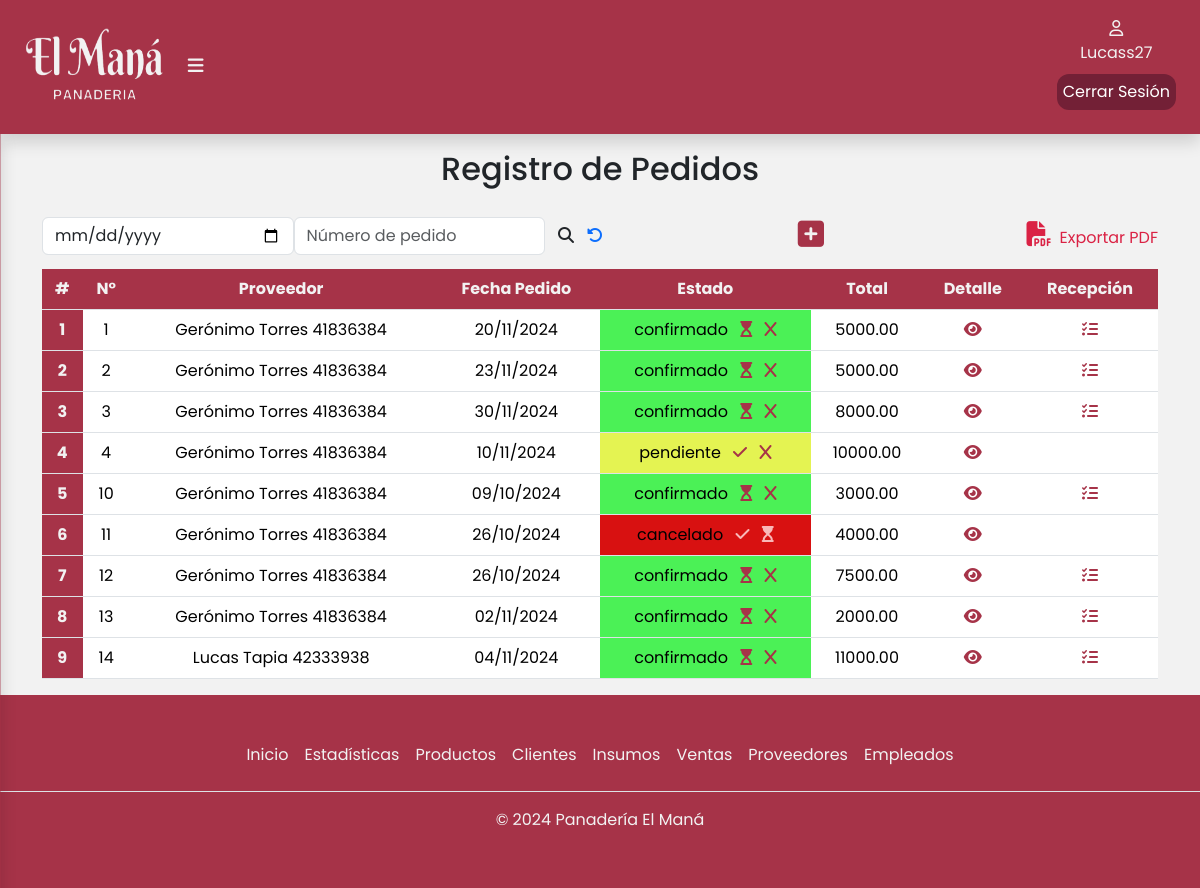
Screenshot of /pedidos/ (signed in) with the database file from the repository.
### apps/pedidos/models.py (models this page shows, shortened)
class Pedido(models.Model):
    proveedor = models.ForeignKey(Proveedor, on_delete=models.CASCADE,related_name = 'proveedor')
    ESTADO_PEDIDO = [
        ('confirmado', 'Confirmado'),
        ('pendiente', 'Pendiente'),
        ('cancelado', 'Cancelado'),
    ]
    fechaPedido = models.DateField(blank=False,null=False)
    estadoPedido = models.CharField(max_length=10,choices=ESTADO_PEDIDO,blank=False,null=False)
    precioTotalDelPedido = models.DecimalField(max_digits=10, decimal_places=2, null=True, blank=True, default=0)

class Proveedor(Persona):
    ESTADO = [
        ('activo', 'Activo'),
        ('inactivo', 'Inactivo'),
    ]
    dni  = models.CharField(max_length=8,blank=False,null=False)
    estado = models.CharField(max_length=10, choices=ESTADO,blank=False, null=False)
    empresa = models.CharField(max_length=50,blank=False,null=False)
    def __str__(self):
        return f"{self.nombre} {self.apellido} {self.dni}"

### apps/pedidos/views.py (the view)
# urls.py: path('',include('apps.pedidos.urls')),
def pedidos(request):
    pedidos = Pedido.objects.all()  # Obtener todos los pedidos
    mostrar_boton = True  # Variable para controlar la visibilidad del botón
    mostrar_botonPdf = False
    insumos_dict = {insumo.id: insumo.precioInsumo for insumo in Insumo.objects.all()}
    if request.method == 'POST':
        pedidoForm = FormularioPedido(request.POST)
        detallePedidoFormset = DetallePedidoFormSet(request.POST)
        if pedidoForm.is_valid() and detallePedidoFormset.is_valid():
            detalles_validos = False
            totalPedido = 0
            for detalle_form in detallePedidoFormset:
                if not detalle_form.cleaned_data.get('DELETE') and detalle_form.is_valid():
                    detalles_validos = True
                    break
            if detalles_validos:
                pedido = pedidoForm.save()  # Guarda el pedido y obtiene un ID
                for detalle_form in detallePedidoFormset:
                    if detalle_form.cleaned_data.get('DELETE'):
                        continue
                    if detalle_form.is_valid():
                        detalle = detalle_form.save(commit=False)  # No guarda aún
                        detalle.pedido = pedido  # Asigna el pedido a cada detalle
                        detalle.save()  # Ahora guarda el detalle
                        totalPedido += detalle.subTotal  # Suma el subtotal
                pedido.precioTotalDelPedido = totalPedido
                pedido.save()  # Guarda el pedido actualizado
                messages.success(request, f'Pedido creado correctamente. Número de pedido: {pedido.id}')
                return redirect('/pedidos')
            else:
                pedidoForm.add_error(None, "Se debe agregar al menos un detalle al pedido.")
    else:
        pedidoForm = FormularioPedido()  # Crear un nuevo formulario vacío
        detallePedidoFormset = DetallePedidoFormSet()  # Crear un nuevo formset vacío
    return render(request, 'pedido/pedidos.html', {
        'pedidoForm': pedidoForm,
        'detallePedidoFormset': detallePedidoFormset,
        'pedidos': pedidos,
        'mostrar_boton': mostrar_boton,
        'mostrar_botonPdf': mostrar_botonPdf,
        'insumos_dict': insumos_dict,  # Pasar los precios de los insumos
    })

### apps/pedidos/forms.py
class FormularioPedido(forms.ModelForm):
    class Meta:
        model = Pedido
        fields = [
            'proveedor',
            'fechaPedido',
            'estadoPedido',
        ]
        labels = {
            'proveedor': 'Proveedor',
            'fechaPedido': 'Fecha Pedido',
            'estadoPedido': 'Estado',
        }
        widgets = {
            'proveedor': forms.Select(attrs={'class': 'form-control'}),
            'fechaPedido': forms.DateInput(attrs={'type': 'date','class': 'form-control'}),
            'estadoPedido': forms.Select(attrs={'class': 'form-control'}),
        }
        error_messages = {
            'proveedor': {
                'required': 'Ingresar Proveedores.',
            },
            'fechaPedido': {
                'required': 'Ingresa fecha de pedido.',
            },
           'estadoPedido': {
                'required': 'ingresa el estado del pedido.',
            },
        }

### apps/productos/models.py (called while the page is built)
    def __str__(self):
        return self.nombre

### apps/pedidos/templates/pedido/pedidos.html (shortened to what this page needs)
{%extends 'base/base.html'%}
{% load static %}
{% block contenido %}
<div class="container" id="container-tabla">
    <div class="col-12">
        <h2 class="text-center pb-3">Registro de Pedidos</h2>
        <div class="busqueda d-flex">
            <form class="d-flex align-items-center justify-content-center" role="search" method="POST" action="{% url 'pedidos:buscarPorFecha' %}">
                <input class="form-control" type="date" id="busqueda_fecha" name="busqueda_fecha">
                <input class="form-control" type="text" id="busqueda_numero" name="busqueda_numero" placeholder="Número de pedido">
                <button class="btn" type="submit">
                    <i class="fa-solid fa-magnifying-glass" style="font-size: 16px" title="Buscar"></i>
                </button>
                <a href="/pedidos">
                    <i class="fa-solid fa-rotate-left" title="Recargar página"></i>
                </a>
            </form>
            {% if mostrar_boton %}
            <div class="btn-modal">
                <button
                    type="button"
                    class="btn"
                    data-bs-toggle="modal"
                    data-bs-target="#exampleModal"
                >
                    <i
                        class="fa-solid fa-square-plus"
                        title="Agregar Pedido"
                        style="font-size: 30px"
                    >
                    </i>
                </button>
            </div>
            <a class="expPdf" href="{% url 'pedidos:generarPDFPedConfir' %}?fecha={{ busqueda }}%}" title="Pedidos Confirmados"
            ><i class="fa-solid fa-file-pdf px-2" style="font-size: 25px"></i
            >Exportar PDF</a>
            {% endif %}
        </div>
        <div class="table-responsive">
            <table class="table">
                <thead class="bg-table">
                    <tr>
                        <th scope="col">#</th>
                        <th scope="col">N°</th>
                        <th scope="col">Proveedor</th>
                        <th scope="col">Fecha Pedido</th>
                        <th scope="col">Estado</th>
                        <th scope="col">Total</th>
                        <th scope="col">Detalle</th>
                        <th scope="col">Recepción</th>
                    </tr>
                </thead>
                <tbody>
                    {% for pedido in pedidos %}
                    <tr>
                        <th style="background-color:#a63348;" scope="row">{{ forloop.counter }}</th>
                        <td >{{ pedido.id }}</td>
                        <td>{{ pedido.proveedor }}</td>
                        <td>{{ pedido.fechaPedido|date:"d/m/Y" }}</td>
                        {% if pedido.estadoPedido == 'cancelado' %}
                        <td style="background-color: #d81111;">{{ pedido.estadoPedido }}
                            <span class=''>
                                <a href="{% url 'pedidos:actualizarPedido' pedido.id 'c'%}" style="margin-left: 8px;"><i class="fa-solid fa-check" style="color: #f9b8b8;"></i></a>
                                <a href="{% url 'pedidos:actualizarPedido' pedido.id 'p'%}" style="margin-left: 8px;"><i class="fa-solid fa-hourglass-start" style="color: #f9b8b8;"></i></a>
                            </span>
                        </td>{% endif %}
                        {% if pedido.estadoPedido == 'pendiente' %}
                        <td style="background-color: #e4f352;">{{ pedido.estadoPedido }}
                            <span class=''>
                                <a href="{% url 'pedidos:actualizarPedido' pedido.id 'c'%}" style="margin-left: 8px;"><i class="fa-solid fa-check" style="color: #a63348;"></i></a>
                                <a href="{% url 'pedidos:actualizarPedido' pedido.id 'x'%}" style="margin-left: 8px;"><i class="fa-solid fa-x" style="color: #a63348;"></i></a>
                            </span>
                        </td>{% endif %}
                        {% if pedido.estadoPedido == 'confirmado' %}
                        <td style="background-color: #4bf156;">{{ pedido.estadoPedido }}
                            <span class=''>
                                <a href="{% url 'pedidos:actualizarPedido' pedido.id 'p'%}" style="margin-left: 8px;"><i class="fa-solid fa-hourglass-start" style="color: #a63348;"></i></a>
                                <a href="{% url 'pedidos:actualizarPedido' pedido.id 'x'%}" style="margin-left: 8px;"><i class="fa-solid fa-x" style="color: #a63348;"></i></a>
                            </span>
                        </td>{% endif %}
                        <td>{{ pedido.precioTotalDelPedido }}</td>
                        <td>
                            <a href="{% url 'pedidos:verDetallePedido' pedido.id %}"><i class="fa-solid fa-eye" title="Ver detalle pedido {{pedido.id}}"></i></a>
                        </td>
                        {% if pedido.estadoPedido == 'confirmado' %}
                        <td>
                            <a href="{% url 'pedidos:recepcionDePedido' pedido.id %}"><i class="fa-solid fa-list-check" title="Agregar Recepcion"></i></a>
                        </td>
                        {% else %}
                            <td></td>
                        {% endif %}
                    </tr>
                    {% empty %}
                    <tr>
                        <td colspan="10">No hay pedidos disponibles.</td>
                    </tr>
                    {% endfor %}
                </tbody>
            </table>
        </div>
    </div>
</div>
{% endblock %}

### templates/base/base.html (shortened to what this page needs)
{% load static %}
<!DOCTYPE html>
<html lang="en">
<head>
  <link href="https://cdn.jsdelivr.net/npm/bootstrap@5.3.3/dist/css/bootstrap.min.css" rel="stylesheet"
 />
  <link rel="stylesheet" href="{% static 'css/estilos.css' %}" />
</head>
<body>
  <header>
        <div class="container-fluid shadow">
          <div class="logo">
            <a href="{% url 'inicio:index' %}">
              <img class="logopng" src="{% static 'img/isologo.png' %}" alt="Logo Panadería El Maná" width="140px" height="80px" /></a>
            {% if user.is_authenticated %}
              <label for="btn-menu"><i class="fa-solid fa-bars"></i></label>
            {% endif %}
          </div>
          {% if user.is_authenticated %}
          <div class="d-flex flex-column align-items-center justify-content-center">
            <div class="usuario d-flex flex-column align-items-center justify-content-center">
                <a href="#">
                  <i class="fa-regular fa-user"></i>
                  <p>{{user.username}}</p>
                </a>
            </div>
              <a href="{% url 'inicio:logout' %} " id="cerrarSesion">Cerrar Sesión</a>
          </div>
          {% endif %}
        </div>
  </header>
  {% block contenido %}
  {% endblock %}
  <div class="container-footer">
    <footer class="footer py-3 my-4">
      {% if user.is_authenticated %}
      <ul class="nav justify-content-center border-bottom pb-3 mb-3">
        {% if user.is_superuser %}
          <li class="nav-item">
            <a href="{% url 'inicio:index' %}" class="nav-link px-2">Inicio</a>
          </li>
          <li class="nav-item">
            <a href="{% url 'estadisticas:estadisticas_ventas' %}" class="nav-link px-2">Estadísticas</a>
          </li>
          <li class="nav-item">
            <a href="{% url 'productos:productos' %}" class="nav-link px-2">Productos</a>
          </li>
          <li class="nav-item">
            <a href="{% url 'ventas:listadoMayoristas' %}" class="nav-link px-2">Clientes</a>
          </li>
          <li class="nav-item">
            <a href="{% url 'productos:insumos' %}" class="nav-link px-2">Insumos</a>
          </li>
          <li class="nav-item">
            <a href="{% url 'ventas:ventas' %}" class="nav-link px-2">Ventas</a>
          </li>
          <li class="nav-item">
            <a href="{% url 'pedidos:proveedores' %}" class="nav-link px-2">Proveedores</a>
          </li>
          <li class="nav-item">
            <a href="{% url 'usuarios:empleados' %}" class="nav-link px-2">Empleados</a>
          </li>
        {% endif %}
      </ul>
      <p class="text-center">© 2024 Panadería El Maná</p>
      {% else %}
        <p class="text-center">© 2024 Panadería El Maná</p>
      {% endif %}
    </footer>
  </div>
</body>
</html>

### static/css/estilos.css (style rules this page uses)
body { display: flex; flex-direction: column; min-height: 100vh; margin: 0; font-family: Poppins, sans-serif; background-color: #f2f2f2; }
.container-fluid { position: fixed; background-color: #a63348; padding: 1.5rem; margin-top: auto; display: flex; align-items: center; justify-content: space-between; z-index: 1000; }
.logo { font-size: large; font-weight: 700; padding-right: 5px; }
.usuario { width: 50px; height: 50px; text-align: center; justify-items: center; }
.usuario a { color: #f2f2f2; text-decoration: none; }
.logo .fa-solid { padding-left: 20px; cursor: pointer; }
.container-fluid .logo label i { color: #f2f2f2; }
.container-fluid .usuario { color: #f2f2f2; }
.container-footer { margin-top: auto; background-color: #a63348; color: #f2f2f2; }
.container-footer .footer .nav .nav-item .nav-link { color: #f2f2f2; }
#container-tabla { padding-top: 150px; }
table { text-align: center; }
th, td { vertical-align: middle; }
.bg-table { --bs-table-bg: #a63348; }
.expPdf { text-decoration: none; color: #da2244; }
.busqueda { justify-content: space-between; align-items: center; margin-bottom: 10px; }
.btn-modal .fa-solid { color: #a63348; }
#cerrarSesion { text-decoration: none; color:#ffffff; background-color:#732036; border-radius: 12px; padding: 6px; }
.fa-square-plus,.fa-eye, .fa-list-check { color: #a63348; }
.table th { color: #f2f2f2; }

### rows the page displays
Pedido: id "1", proveedor "Gerónimo Torres 41836384", fechaPedido "20/11/2024", estadoPedido "confirmado", precioTotalDelPedido "5000.00"
Pedido: id "2", proveedor "Gerónimo Torres 41836384", fechaPedido "23/11/2024", estadoPedido "confirmado", precioTotalDelPedido "5000.00"
Pedido: id "3", proveedor "Gerónimo Torres 41836384", fechaPedido "30/11/2024", estadoPedido "confirmado", precioTotalDelPedido "8000.00"
Pedido: id "4", proveedor "Gerónimo Torres 41836384", fechaPedido "10/11/2024", estadoPedido "pendiente", precioTotalDelPedido "10000.00"
Pedido: id "10", proveedor "Gerónimo Torres 41836384", fechaPedido "09/10/2024", estadoPedido "confirmado", precioTotalDelPedido "3000.00"
Pedido: id "11", proveedor "Gerónimo Torres 41836384", fechaPedido "26/10/2024", estadoPedido "cancelado", precioTotalDelPedido "4000.00"
Pedido: id "12", proveedor "Gerónimo Torres 41836384", fechaPedido "26/10/2024", estadoPedido "confirmado", precioTotalDelPedido "7500.00"
Pedido: id "13", proveedor "Gerónimo Torres 41836384", fechaPedido "02/11/2024", estadoPedido "confirmado", precioTotalDelPedido "2000.00"
Pedido: id "14", proveedor "Lucas Tapia 42333938", fechaPedido "04/11/2024", estadoPedido "confirmado", precioTotalDelPedido "11000.00"

### other values shown
{{ user.username }} "Lucass27"
